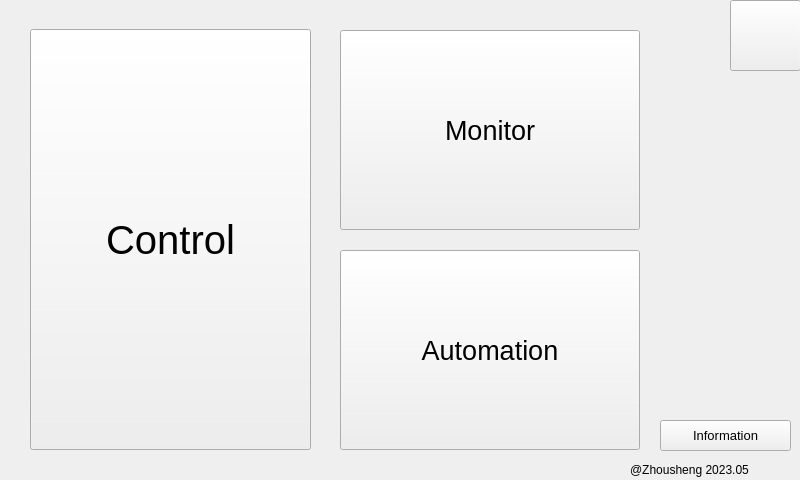
<?xml version="1.0" encoding="UTF-8"?>
<ui version="4.0">
 <class>Widget</class>
 <widget class="QWidget" name="Widget">
  <property name="geometry">
   <rect>
    <x>0</x>
    <y>0</y>
    <width>800</width>
    <height>480</height>
   </rect>
  </property>
  <property name="windowTitle">
   <string>Widget</string>
  </property>
  <widget class="QPushButton" name="monitor_btn">
   <property name="geometry">
    <rect>
     <x>340</x>
     <y>30</y>
     <width>300</width>
     <height>200</height>
    </rect>
   </property>
   <property name="font">
    <font>
     <pointsize>20</pointsize>
    </font>
   </property>
   <property name="text">
    <string>Monitor</string>
   </property>
   <property name="iconSize">
    <size>
     <width>30</width>
     <height>30</height>
    </size>
   </property>
   <property name="autoRepeat">
    <bool>false</bool>
   </property>
   <property name="autoExclusive">
    <bool>false</bool>
   </property>
  </widget>
  <widget class="QPushButton" name="contorl_btn">
   <property name="geometry">
    <rect>
     <x>30</x>
     <y>29</y>
     <width>281</width>
     <height>421</height>
    </rect>
   </property>
   <property name="font">
    <font>
     <pointsize>30</pointsize>
    </font>
   </property>
   <property name="text">
    <string>Control</string>
   </property>
  </widget>
  <widget class="QPushButton" name="auto_btn">
   <property name="geometry">
    <rect>
     <x>340</x>
     <y>250</y>
     <width>300</width>
     <height>200</height>
    </rect>
   </property>
   <property name="font">
    <font>
     <pointsize>20</pointsize>
    </font>
   </property>
   <property name="text">
    <string>Automation</string>
   </property>
  </widget>
  <widget class="QPushButton" name="info_btn">
   <property name="geometry">
    <rect>
     <x>660</x>
     <y>420</y>
     <width>131</width>
     <height>31</height>
    </rect>
   </property>
   <property name="font">
    <font>
     <pointsize>10</pointsize>
    </font>
   </property>
   <property name="text">
    <string>Information</string>
   </property>
   <property name="iconSize">
    <size>
     <width>30</width>
     <height>30</height>
    </size>
   </property>
   <property name="autoRepeat">
    <bool>false</bool>
   </property>
   <property name="autoExclusive">
    <bool>false</bool>
   </property>
  </widget>
  <widget class="QLabel" name="mark">
   <property name="geometry">
    <rect>
     <x>630</x>
     <y>460</y>
     <width>171</width>
     <height>20</height>
    </rect>
   </property>
   <property name="text">
    <string>@Zhousheng 2023.05</string>
   </property>
  </widget>
  <widget class="QPushButton" name="closebtn">
   <property name="geometry">
    <rect>
     <x>730</x>
     <y>0</y>
     <width>71</width>
     <height>71</height>
    </rect>
   </property>
   <property name="sizePolicy">
    <sizepolicy hsizetype="Minimum" vsizetype="Fixed">
     <horstretch>10</horstretch>
     <verstretch>10</verstretch>
    </sizepolicy>
   </property>
   <property name="font">
    <font>
     <pointsize>50</pointsize>
    </font>
   </property>
   <property name="text">
    <string/>
   </property>
   <property name="iconSize">
    <size>
     <width>71</width>
     <height>71</height>
    </size>
   </property>
   <property name="autoDefault">
    <bool>false</bool>
   </property>
  </widget>
 </widget>
 <resources/>
 <connections/>
</ui>
